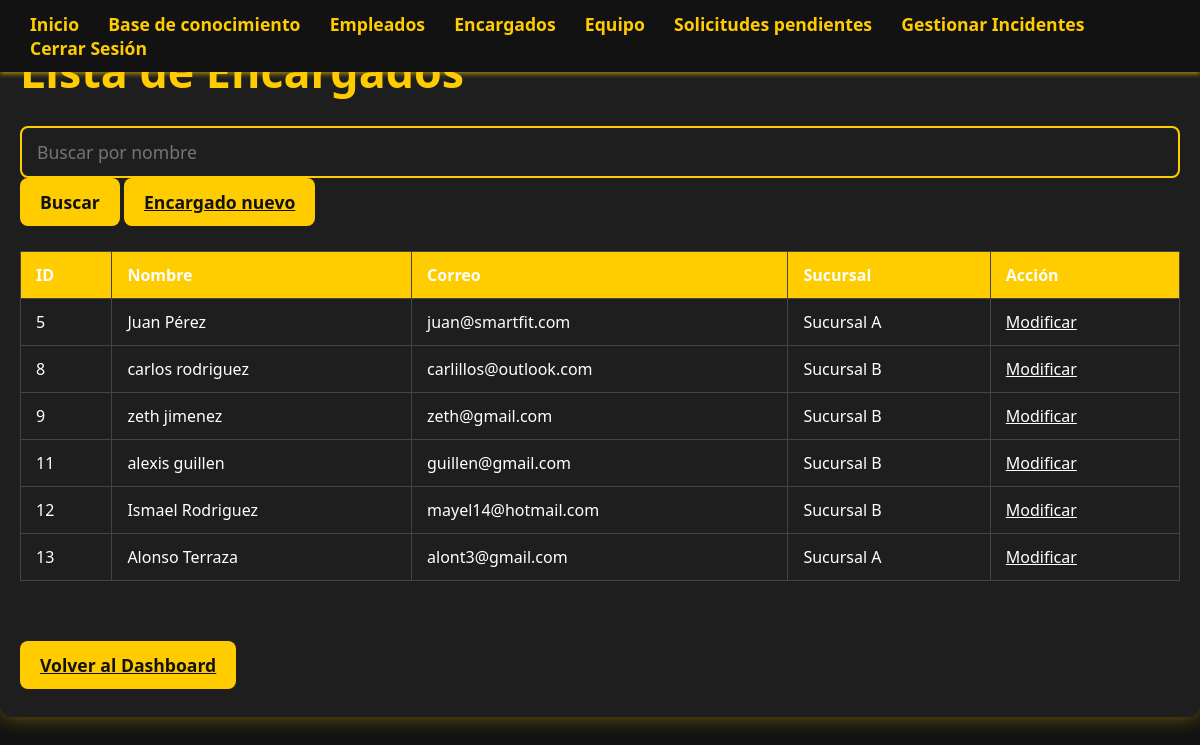
The app's page /Admin_Encargados.php (signed in) with its own data.
### tables this page shows
CREATE TABLE `usuarios` (
  `id` int(11) NOT NULL,
  `nombre` varchar(100) NOT NULL,
  `correo` varchar(100) NOT NULL,
  `password` varchar(255) NOT NULL,
  `tipo` enum('encargado','admin') NOT NULL,
  `sucursal` varchar(100) DEFAULT NULL
);

### Admin_Encargados.php (the view, shortened to what this page needs)
<?php
$conn = openConnection();
$busqueda = isset($_GET['buscar']) ? trim($_GET['buscar']) : '';
if ($busqueda !== '') {
    $stmt = $conn->prepare("SELECT id, nombre, correo, sucursal FROM usuarios WHERE tipo = 'encargado' AND nombre LIKE ?");
    $param = "%" . $busqueda . "%";
    $stmt->bind_param("s", $param);
} else {
    $stmt = $conn->prepare("SELECT id, nombre, correo, sucursal FROM usuarios WHERE tipo = 'encargado'");
}
$stmt->execute();
$resultado = $stmt->get_result();
?>
<!DOCTYPE html>
<html lang="es">
<head>
    <link rel="stylesheet" href="style/styles.css" />
</head>
<body>
<header class="dashboard-header">
    <nav class="dashboard-nav">
        <a href="admin_dashboard.php">Inicio</a>
        <a href="base_conocimiento.php">Base de conocimiento</a>
        <a href="Admin_Empleados.php">Empleados</a>
        <a href="admin_encargados.php" class="active">Encargados</a>
        <a href="Admin_Equipo.php">Equipo</a>
        <a href="soli_pend.php">Solicitudes pendientes</a>
        <a href="gestionar_incidentes.php">Gestionar Incidentes</a>
        <a href="logout.php">Cerrar Sesión</a>
    </nav>
</header>
<main class="main-container">
        <h1 class="page-title">Lista de Encargados</h1>
        <form method="GET" action="admin_encargados.php" class="search-form">
            <input
                type="text"
                name="buscar"
                placeholder="Buscar por nombre"
                value="<?= htmlspecialchars($busqueda) ?>"
                class="input-search"
                autocomplete="off"
            />
            <button class="btn">Buscar</button>
            <a href="Reg_Encargado.php" class="btn">Encargado nuevo</a>
        </form>
        <div class="table-container">
            <table class="reportes-table" border="1" cellspacing="0" cellpadding="0">
                <thead>
                    <tr>
                        <th>ID</th>
                        <th>Nombre</th>
                        <th>Correo</th>
                        <th>Sucursal</th>
                        <th>Acción</th>
                    </tr>
                </thead>
                <tbody>
                <?php while ($row = $resultado->fetch_assoc()): ?>
                    <tr>
                        <td><?= $row['id'] ?></td>
                        <td><?= htmlspecialchars($row['nombre']) ?></td>
                        <td><?= htmlspecialchars($row['correo']) ?></td>
                        <td><?= htmlspecialchars($row['sucursal']) ?></td>
                        <td><a href="Mod_Encargado.php?id=<?= $row['id'] ?>" class="link-action">Modificar</a></td>
                    </tr>
                <?php endwhile; ?>
                </tbody>
            </table>
        </div>
        <br>
        <a href="admin_dashboard.php" class="btn">Volver al Dashboard</a>
</main>
</body>
</html>

### style/styles.css (style rules this page uses)
* { margin: 0; padding: 0; box-sizing: border-box; font-family: 'Segoe UI', Tahoma, Geneva, Verdana, sans-serif; color: #fff; }
body { background-color: #121212; min-height: 100vh; display: flex; flex-direction: column; }
.btn { background-color: #ffcc00; color: #121212; padding: 12px 20px; border: none; border-radius: 8px; font-weight: 700; font-size: 1.1rem; cursor: pointer; transition: background-color 0.3s ease; }
.main-container { max-width: 1000px; width: 100%; overflow: auto; padding: 30px; background-color: #1e1e1e; border-radius: 12px; box-shadow: 0 0 20px rgba(255, 204, 0, 0.4); }
input[type="text"], input[type="search"], input[type="email"], input[type="password"], textarea, select { background-color: #1e1e1e; border: 2px solid #ffcc00; border-radius: 8px; padding: 12px 15px; font-size: 1.1rem; color: #f0f0f0; resize: vertical; transition: border-color 0.3s ease; width: 100%; }
.dashboard-header { position: fixed; top: 0; left: 0; width: 100%; background-color: #121212; box-shadow: 0 2px 5px rgba(255, 204, 0, 0.6); z-index: 1000; padding: 12px 30px; display: flex; align-items: center; }
.dashboard-nav a { display: inline-block; margin-right: 25px; color: #ffcc00; text-decoration: none; font-weight: 700; font-size: 1.1rem; transition: color 0.3s ease; }
.page-title { font-size: 2.8rem; font-weight: 900; color: #ffcc00; margin-bottom: 25px; }
.table-container { width: 100%; overflow-x: auto; margin-top: 25px; margin-bottom: 50px; max-width: 100%; }
.reportes-table { width: 100%; min-width: 600px; border-collapse: collapse; }
.table-container thead, .reportes-table thead { background-color: #ffcc00; color: #121212; }
.reportes-table th, .reportes-table td { padding: 12px 15px; border: 1px solid #444; text-align: left; font-size: 1rem; }
.reportes-table tbody tr { background-color: #1e1e1e; transition: background-color 0.3s ease; }
.main-container { max-width: 1200px; margin: 0 auto; padding: 40px 20px; width: 100%; }

### records on screen
usuarios: id "5", nombre "Juan Pérez", correo "juan@smartfit.com", sucursal "Sucursal A"
usuarios: id "8", nombre "carlos rodriguez", correo "carlillos@outlook.com", sucursal "Sucursal B"
usuarios: id "9", nombre "zeth jimenez", correo "zeth@gmail.com", sucursal "Sucursal B"
usuarios: id "11", nombre "alexis guillen", correo "guillen@gmail.com", sucursal "Sucursal B"
usuarios: id "12", nombre "Ismael Rodriguez", correo "mayel14@hotmail.com", sucursal "Sucursal B"
usuarios: id "13", nombre "Alonso Terraza", correo "alont3@gmail.com", sucursal "Sucursal A"
